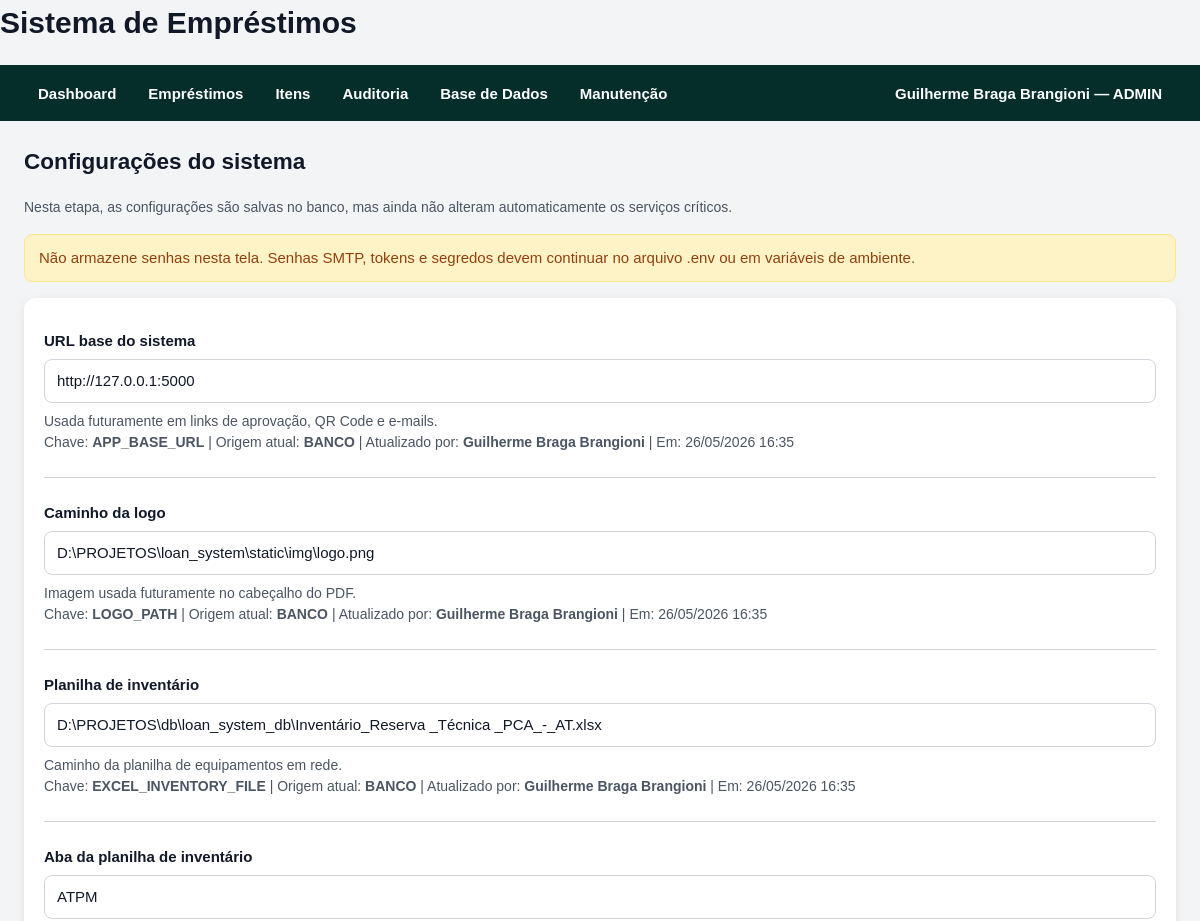
/configuracoes/ (signed in, upper part), run on an earlier commit of the app's database.
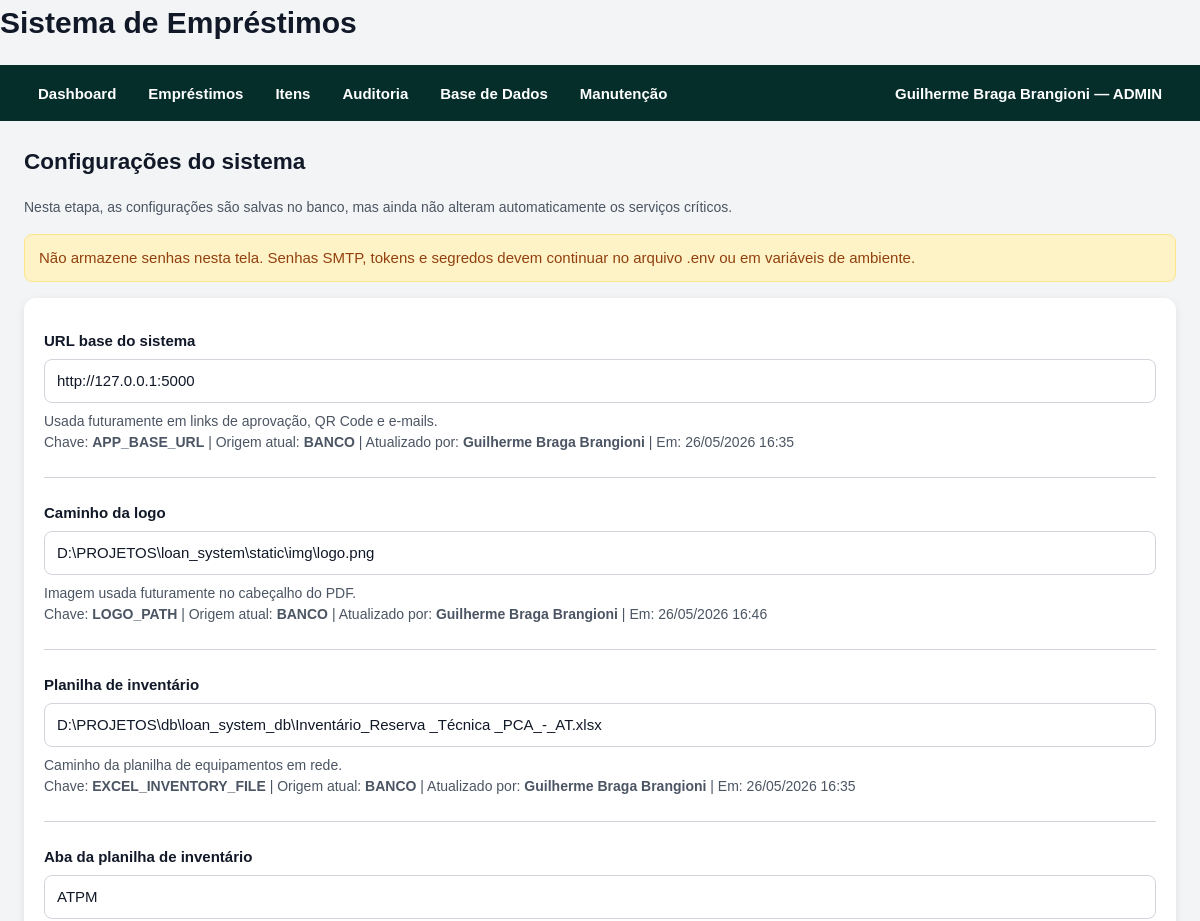
And on a later commit of the database.
### models/system_user.py (models this page shows, shortened)
class SystemUser(db.Model):
    __tablename__ = "system_users"
    id = db.Column(db.Integer, primary_key=True)
    nome = db.Column(db.String(255), nullable=False)
    email = db.Column(db.String(255), nullable=False, unique=True, index=True)
    password_hash = db.Column(db.String(255), nullable=False)
    role = db.Column(db.String(50), nullable=False, default="CONSULTA")
    active = db.Column(db.Boolean, default=True)
    last_login_at = db.Column(db.DateTime)
    created_at = db.Column(db.DateTime, default=datetime.utcnow)
    updated_at = db.Column(
        db.DateTime,
        default=datetime.utcnow,
        onupdate=datetime.utcnow,
    )

### models/app_setting.py (models this page shows)
class AppSetting(db.Model):
    __tablename__ = "app_settings"
    id = db.Column(db.Integer, primary_key=True)
    key = db.Column(db.String(100), nullable=False, unique=True, index=True)
    value = db.Column(db.Text)
    description = db.Column(db.String(255))
    updated_by = db.Column(db.String(255))
    created_at = db.Column(db.DateTime, default=datetime.utcnow)
    updated_at = db.Column(
        db.DateTime,
        default=datetime.utcnow,
        onupdate=datetime.utcnow,
    )

### routes/settings_routes.py (the view, shortened to what this page needs)
@settings_bp.route("/", methods=["GET", "POST"])
@role_required(UserRole.ADMIN.value)
def settings_page():
    settings = AppSettingService.list_settings_with_values(
        current_app.config
    )
    return render_template(
        "settings.html",
        settings=settings,
    )

### services/auth_service.py (called while the page is built)
    @staticmethod
    def count_users() -> int:
        return SystemUser.query.count()

    @staticmethod
    def get_current_user() -> SystemUser | None:
        user_id = session.get(AuthService.SESSION_USER_ID_KEY)
        if not user_id:
            return None
        user = db.session.get(SystemUser, user_id)
        if not user or not user.active:
            AuthService.logout_user()
            return None
        return user

### templates/settings.html (shortened to what this page needs)
{% extends "base.html" %}
{% block content %}
<h2>Configurações do sistema</h2>
<p class="hint">
    Nesta etapa, as configurações são salvas no banco, mas ainda não alteram automaticamente os serviços críticos.
</p>
<div class="message warning">
    Não armazene senhas nesta tela. Senhas SMTP, tokens e segredos devem continuar no arquivo .env ou em variáveis de ambiente.
</div>
<form method="post" class="form-card">
    {% for setting in settings %}
        <label for="{{ setting.key }}">
            {{ setting.label }}
        </label>
        <input
            type="text"
            id="{{ setting.key }}"
            name="{{ setting.key }}"
            value="{{ setting.value }}"
        >
        <p class="hint">
            {{ setting.description }}
            <br>
            Chave: <strong>{{ setting.key }}</strong>
            |
            Origem atual: <strong>{{ setting.source }}</strong>
            {% if setting.updated_by %}
                |
                Atualizado por: <strong>{{ setting.updated_by }}</strong>
            {% endif %}
            {% if setting.updated_at %}
                |
                Em: {{ setting.updated_at.strftime("%d/%m/%Y %H:%M") }}
            {% endif %}
        </p>
        <hr>
    {% endfor %}
</form>
{% endblock %}

### templates/base.html (shortened to what this page needs)
<!DOCTYPE html>
<html lang="pt-BR">
<head>
    <link rel="stylesheet" href="{{ url_for('static', filename='style.css') }}">
</head>
<body>
    <header class="topbar">
        <h1>Sistema de Empréstimos</h1>
        <nav class="navbar">
            <div class="nav-left">
                <a class="nav-link" href="{{ url_for('main_bp.dashboard') }}">
                    Dashboard
                </a>
                {% if current_user %}
                    {% if current_user.role in ["ADMIN", "OPERADOR", "CONSULTA"] %}
                    <div class="nav-item dropdown">
                        <button class="nav-drop-button" type="button">
                            Empréstimos
                        </button>
                    </div>
                    {% endif %}
                    {% if current_user.role in ["ADMIN", "OPERADOR", "CONSULTA"] %}
                    <div class="nav-item dropdown">
                        <button class="nav-drop-button" type="button">
                            Itens
                        </button>
                    </div>
                    {% endif %}
                    {% if current_user.role in ["ADMIN", "OPERADOR"] %}
                    <div class="nav-item dropdown">
                        <button class="nav-drop-button" type="button">
                            Auditoria
                        </button>
                    </div>
                    {% endif %}
                    {% if current_user.role in ["ADMIN", "OPERADOR"] %}
                    <a class="nav-link" href="{{ url_for('excel_bp.excel_sync_page') }}">
                        Base de Dados
                    </a>
                    {% endif %}
                    {% if current_user.role == "ADMIN" %}
                    <div class="nav-item dropdown">
                        <button class="nav-drop-button" type="button">
                            Manutenção
                        </button>
                    </div>
                    {% endif %}
                {% endif %}
            </div>
            <div class="nav-right">
                {% if current_user %}
                    <div class="nav-item dropdown user-menu">
                        <button class="nav-drop-button" type="button">
                            {{ current_user.nome }} — {{ current_user.role }}
                        </button>
                    </div>
                {% else %}
                    <a class="nav-link" href="{{ url_for('auth_bp.login') }}">
                        Entrar
                    </a>
                {% endif %}
            </div>
        </nav>
    </header>
    <main class="container">
        {% block content %}{% endblock %}
    </main>
</body>
</html>

### static/style.css (style rules this page uses)
* { box-sizing: border-box; }
body { margin: 0; padding: 0; font-family: Arial, Helvetica, sans-serif; font-size: 15px; line-height: 1.5; background: #f3f4f6; color: #111827; }
h1, h2, h3, h4 { margin-top: 0; color: #111827; }
h2 { margin-bottom: 18px; }
a { color: #2563eb; text-decoration: none; }
hr { border: none; border-top: 1px solid #d1d5db; margin: 24px 0; }
main, .container { max-width: 1400px; margin: 0 auto; padding: 24px; }
.navbar { background: #1f2937; color: white; display: flex; justify-content: space-between; align-items: center; gap: 16px; padding: 0 24px; min-height: 56px; position: relative; z-index: 1000; }
.navbar * { box-sizing: border-box; }
.nav-left, .nav-right { display: flex; align-items: center; gap: 4px; }
.nav-item { position: relative; display: flex; align-items: center; }
.nav-link, .nav-drop-button { height: 56px; display: flex; align-items: center; justify-content: center; padding: 0 14px; margin: 0; color: white; background: transparent; border: none; font-family: inherit; font-size: 15px; font-weight: 600; line-height: 1; text-decoration: none; cursor: pointer; white-space: nowrap; }
.user-menu .nav-drop-button { max-width: 380px; overflow: hidden; text-overflow: ellipsis; }
.message, .flash, .alert { padding: 12px 14px; margin-bottom: 16px; border-radius: 8px; border: 1px solid transparent; }
.warning { background: #fef3c7; color: #92400e; border-color: #fde68a; }
.hint { color: #4b5563; font-size: 14px; margin: 8px 0 16px; }
form { margin: 0; }
.form-card { background: white; padding: 20px; border-radius: 12px; margin-bottom: 20px; box-shadow: 0 2px 8px rgba(0, 0, 0, 0.08); }
label { display: block; font-weight: 600; margin-top: 12px; margin-bottom: 6px; color: #111827; }
input, select, textarea { width: 100%; padding: 10px 12px; border: 1px solid #d1d5db; border-radius: 8px; font: inherit; background: white; color: #111827; }
button, .button { display: inline-flex; align-items: center; justify-content: center; min-height: 40px; padding: 10px 14px; border: none; border-radius: 8px; background: #2563eb; color: white; font: inherit; font-weight: 600; text-decoration: none; cursor: pointer; }
:root { --primary-green: #064e3b; --primary-green-hover: #065f46; --primary-green-light: #d1fae5; --primary-green-border: #10b981; --primary-green-text: #064e3b; }
a { color: var(--primary-green); }
button, .button { background: var(--primary-green); color: white; }
.navbar { background: #052e2b; }

What changed in the data, as far as the page shows it:
changed AppSetting "Imagem usada futuramente no cabeçalho do PDF.": updated_at "26/05/2026 16:35" → "26/05/2026 16:46"
